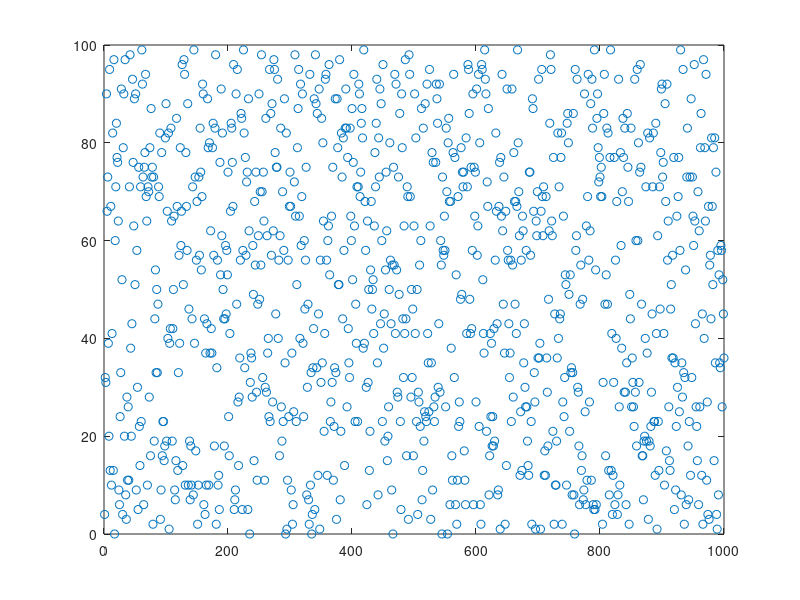

Source code (MATLAB): (Note: this script raises an error after producing the figure.)
% a random distribution and a normal distribution
% by Jessica Kintner
% 
randomDist = floor(100*rand(1, 1000));

figure(1)
plot(randomDist, 'o')

figure(2)
histogram(randomDist, 100);
title('Random numbers');

gaussianDist = floor(100*randn(1, 1000));

figure(3) 
plot(gaussianDist, 'o');
title('Random numbers in a Gaussian Distribution');

figure(4)
histogram(gaussianDist, 50);
title('Random numbers in a Gaussian Distribution');
